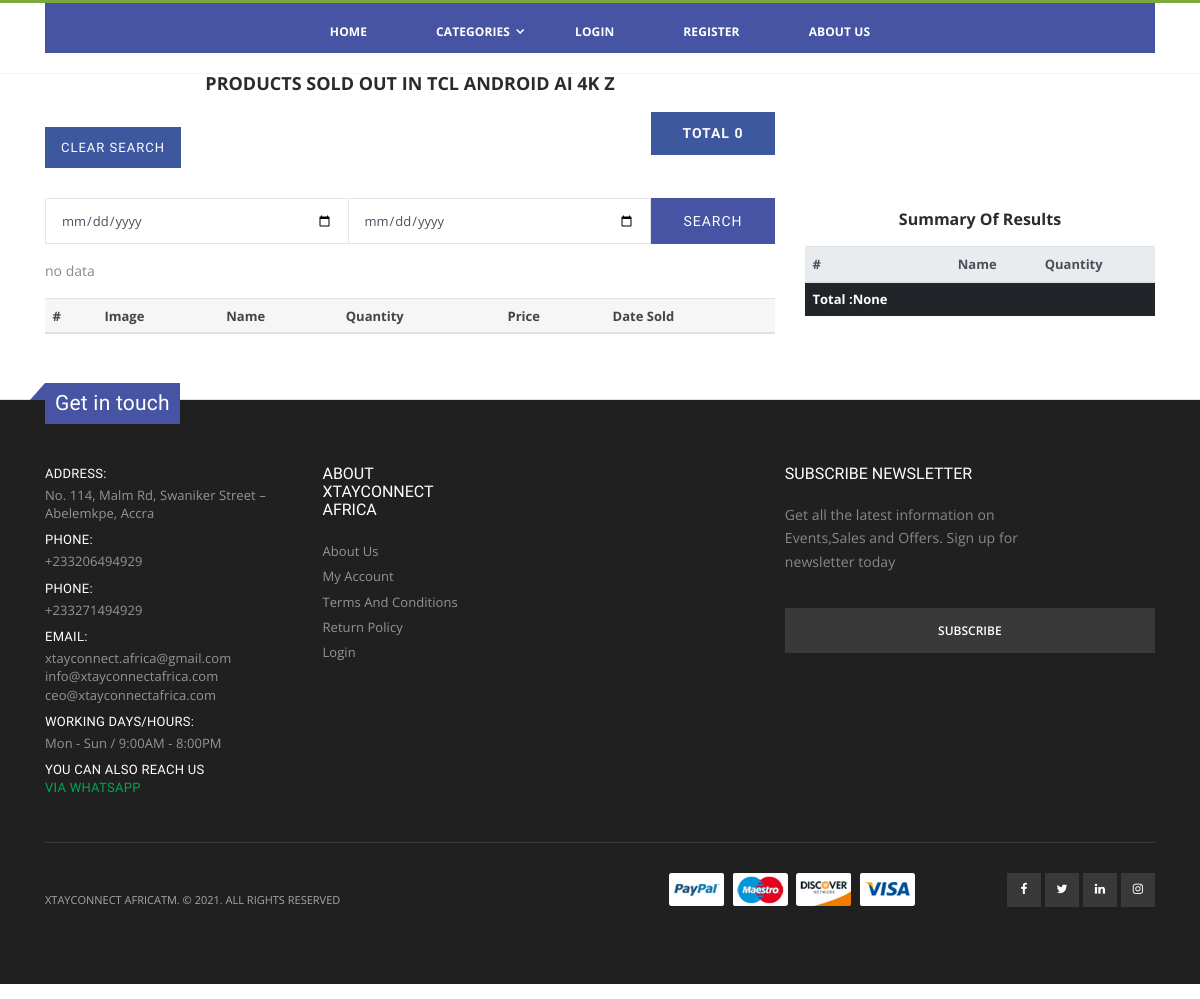
The app's page /products_remaiaining_detail/TCL Android AI 4K  z/, older data.
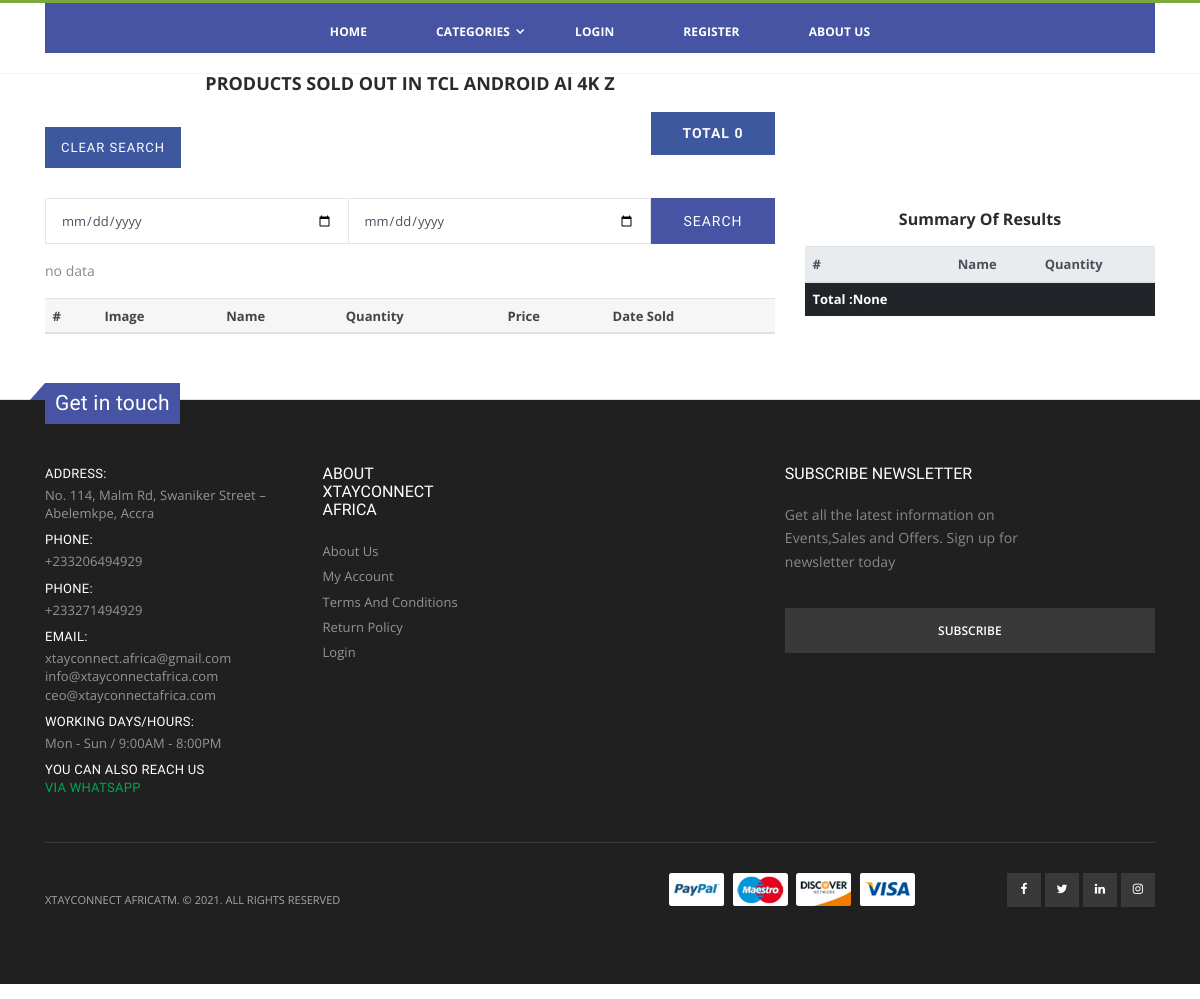
The same page, newer data.
### ecommerce/models.py (models this page shows, shortened)
class Base_Model(models.Model):
    date_add = models.DateTimeField(auto_now=True)
    date_updated = models.DateTimeField(auto_now_add=True)
    class Meta:
        abstract = True

class Product(Base_Model):
    category = models.ForeignKey(
        Sub_Category, on_delete=models.CASCADE, related_name='products')
    name = models.TextField()
    quantity = models.IntegerField(default=1, blank=True)
    image = models.ImageField(upload_to='images/%Y/%m/%d/')
    price = models.DecimalField(
        'original price', decimal_places=2, max_digits=20)
    discount = models.PositiveIntegerField(
        'discount %', null=True, blank=True, default=0, help_text='enter percentage value eg 5 not 5%')
    description = RichTextField(blank=True, null=True)
    is_available = models.BooleanField(default=True)
    slug = models.SlugField(unique=True, editable=False,
                            null=True, blank=True, max_length=1000)
    image1 = models.ImageField(
        upload_to='images/%Y/%m/%d/', null=True, blank=True)
    image2 = models.ImageField(
        upload_to='images/%Y/%m/%d/', null=True, blank=True)
    image3 = models.ImageField(
        upload_to='images/%Y/%m/%d/', null=True, blank=True)
    image4 = models.ImageField(
        upload_to='images/%Y/%m/%d/', null=True, blank=True)
    image5 = models.ImageField(
        upload_to='images/%Y/%m/%d/', null=True, blank=True)
    video1 = models.FileField(
        upload_to='videos/%Y/%m/%d/', null=True, blank=True)
    video2 = models.FileField(
        upload_to='videos/%Y/%m/%d/', null=True, blank=True)
    video3 = models.FileField(
        upload_to='videos/%Y/%m/%d/', null=True, blank=True)
    text = models.TextField(null=True, blank=True)
    discount_price = models.PositiveIntegerField(
        'price', blank=True, null=True)
    start_date = models.DateTimeField(
        blank=True, null=True, default=timezone.now)
    end_date = models.DateTimeField(
        blank=True, null=True, default=timezone.now)
    is_promational = models.BooleanField('promotion', default=False)
    @property
    def discount_price(self):
        if self.discount:
            discount = (self.price * self.discount)/100
            return discount
        else:
            return 'no discount'

### reports/views.py (the view)
# urls.py: path('products_remaiaining_detail/<str:name>/',views.products_remaiaining_detail,name='products_remaiaining_detail'),
def products_remaiaining_detail(request, name):
    Product_sold_out = OrderItem.objects.filter(
        product__category__name=name).order_by('-date_updated', '-quantity')
    q1 = request.GET.get('q1')
    q2 = request.GET.get('q2')
    if q1 or q2:
        Product_sold_out = Product_sold_out.filter(
            date_updated__date__range=[q1, q2])
    Product_sold_out_summary = Product_sold_out.values('product__name').annotate(
        total_quantity=Sum('quantity')).order_by('product__name')
    context = {
        "Product_sold_out": Product_sold_out,
        'name': name,
        "sold_size": Product_sold_out.count(),
        'Product_sold_out_summary': Product_sold_out_summary,
        'Product_sold_out_summary_size': Product_sold_out_summary.aggregate(orders_size=Sum('total_quantity')),
    }
    return render(request, 'reports/products_remaiaining_detail.html', context)

### cart/cart.py (called while the page is built)
    def __len__(self):
        return sum(item['quantity'] for item in self.cart.values())

### cart/context_processors.py (called while the page is built)
def cart(request):
    return {'cart': Cart(request)}

### ecommerce/context_processors.py (called while the page is built)
def category(request):
    nav = Category.objects.filter(is_available=True)
    sub_category = Sub_Category.objects.order_by('category__date_updated').filter(is_available=True)
    popular = Product.objects.filter(is_available=True).order_by('-date_updated')
    return {'nav':nav,'popular':popular,'sub_category':sub_category}

### templates/reports/products_remaiaining_detail.html (shortened to what this page needs)
{% extends 'header1.html' %}
{% load static %}
{% load humanize %}
{% load thumbnail %}
{% block content %}
<div class="container">
    <div class="row">
        <div class="col-md-8 col-lg-8">
            <h3 class="text-center uppercase">PRODUCTS SOLD OUT IN {{name}}</h3>
            <h3 class="float-right"><span class="btn badge badge-pill badge-primary text-light" style="background-color: #3d589e; color: white" title="{{sold_size|apnumber}} Products" data-toggle="tooltip">Total {{sold_size}} </span>
            </h3>
            <a class="btn btn-sm my-4" style="background-color: #3d589e; color: white" href="{% url 'reports:products_remaiaining_detail' name %}">clear
                search</a>
            <form action="" method="get">
                <div class="input-group my-4">
                    <input class="form-control" type="date" name="q1" value="{{request.GET.q1}}">
                    <input class="form-control" type="date" name="q2" value="{{request.GET.q2}}">
                    <button class="btn btn-search " style="background-color: #4654A3;color: white;"
                    type="submit">search</button>
                </div>
                <table class="table">
                    <thead>
                        <tr>
                            <th scope="col">#</th>
                            <th>Image</th>
                            <th>Name</th>
                            <th>Quantity</th>
                            <th>Price</th>
                            <th>Date Sold</th>
                        </tr>
                    </thead>
                    {% for Products in Product_sold_out %}
                    <tbody>
                        <tr>
                            <td scope="row">{{forloop.counter}}</td>
                            <td scope="row">
                                <a href="{{Products.order_items.get_absolute_url}}">
                                    <img src="{{Products.product.image.url}}" style="height: 100px; width: auto;"
                                        alt="{{Products.order_items.name}}">
                                </a>
                            </td>
                            <td scope="row"> {{Products.product.name}}</td>
                            <td scope="row">{{Products.quantity}}</td>
                            <td scope="row">{{Products.product.price}}</td>
                            <td scope="row">{{Products.date_add}}</td>
                        </tr>
                    </tbody>
                    {% empty %}
                    <p>no data</p>
                    {% endfor %}
                </table>
            </form>
    </div>
    <div class="col-md-4 col-lg-4" style="margin-top:12%">
       <h4 class="text-center"> Summary Of Results</h4>
       <table class="table table-dark">
           <thead class="thead-light">
               <tr>
                   <th>#</th>
                   <th>Name</th>
                   <th>Quantity</th>
               </tr>
           </thead>
           <tfoot>
               <tr>
                   <th>Total :{{Product_sold_out_summary_size.orders_size}}</th>
               </tr>
           </tfoot>
       </table>
    </div>
</div>
</div>
</div>
{% endblock %}

Row changes from the older to the newer data that the page shows:
added Product: name "TCL ANDROID AI 4K Z"
Text that changed along with them:
{{ name }}: "TCL ANDROID AI 4K Z" → (not shown)
